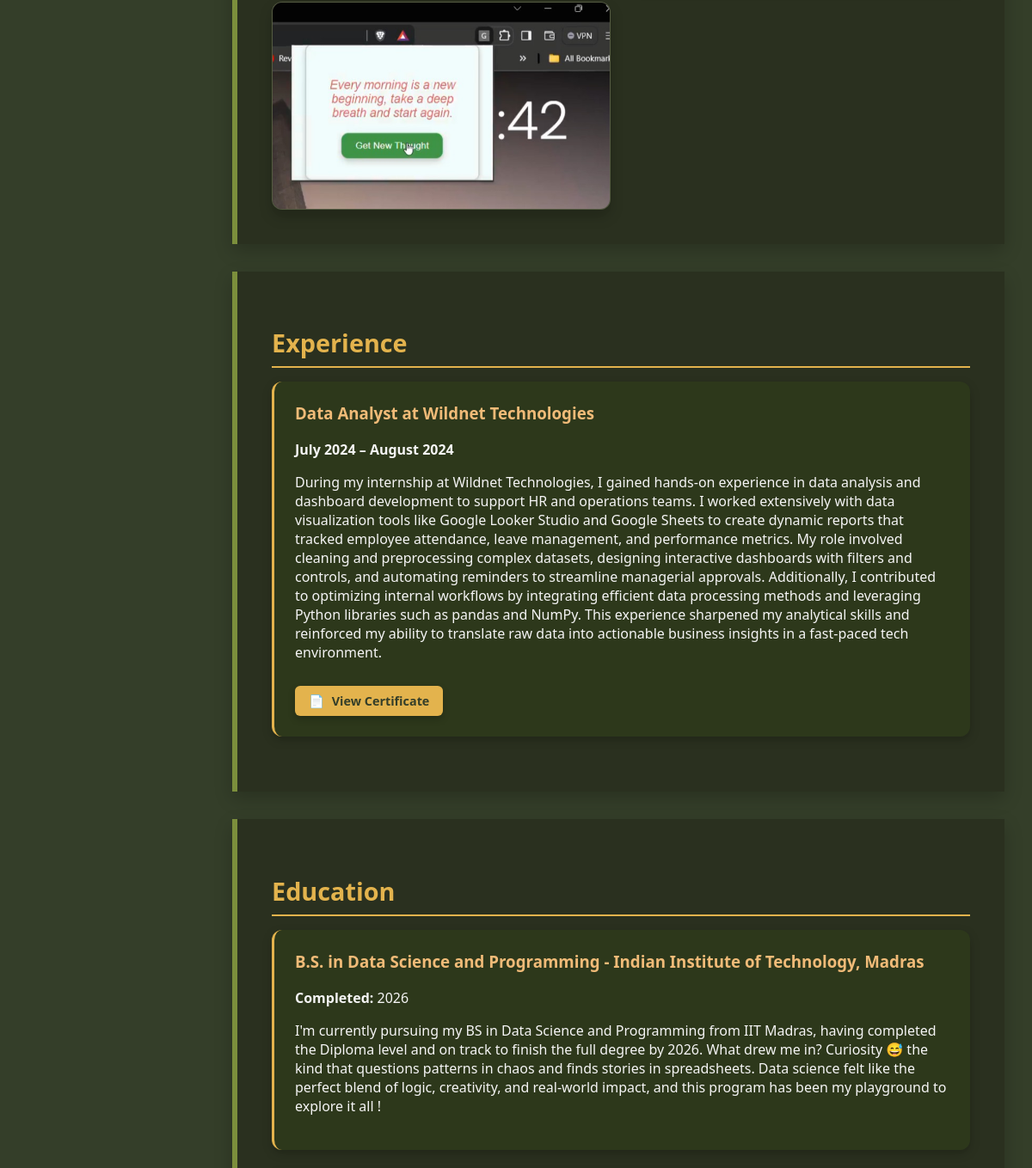
Before: /?skill=1 (middle part) with the older database file.
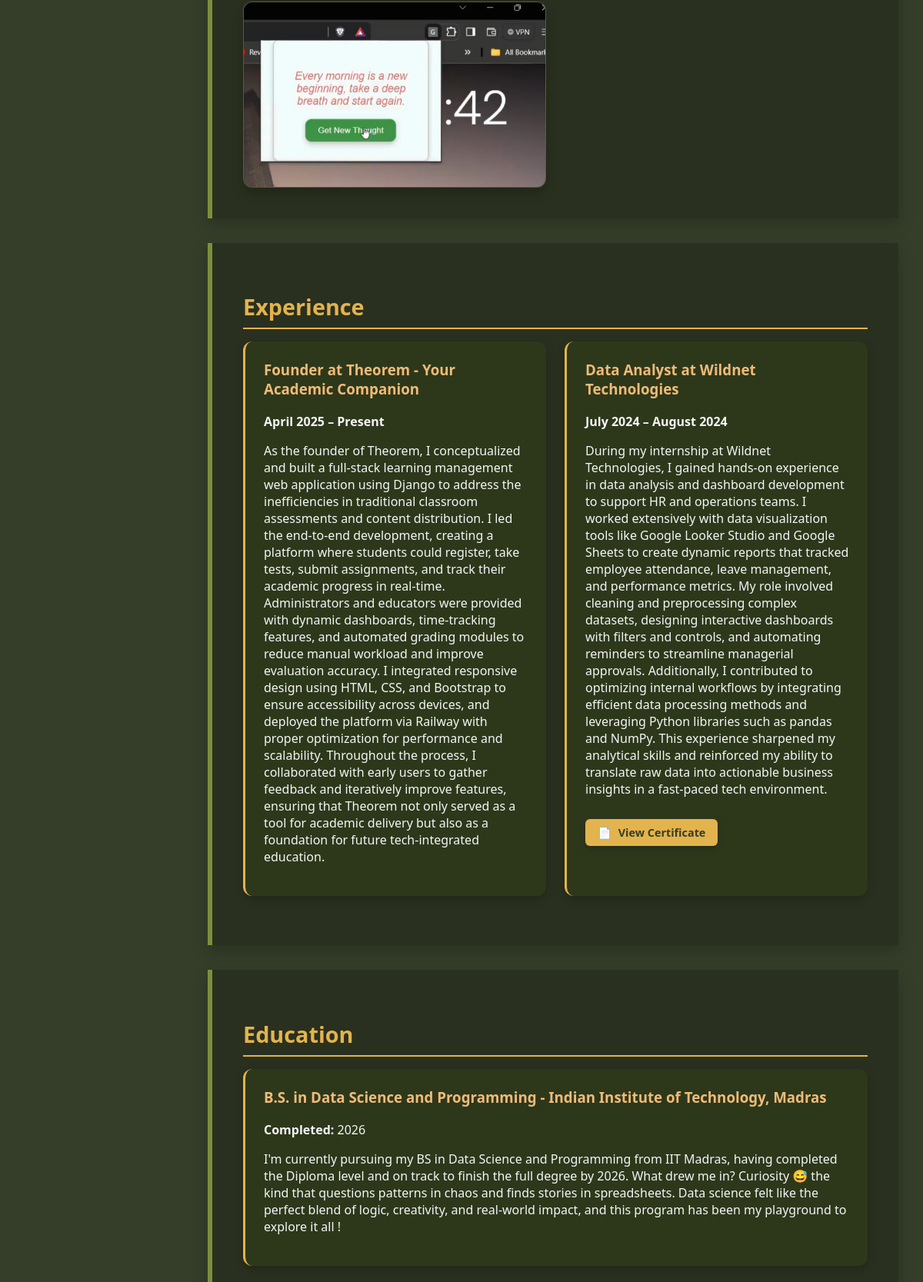
After: the same page with the newer database file.
### portfolio/models.py (models this page shows, shortened)
class Project(models.Model):
    title = models.CharField(max_length=200)
    description = models.TextField()
    image = models.ImageField(upload_to='projects/')
    skills = models.ManyToManyField(Skill)
    github_url = models.URLField(blank=True, null=True)
    live_url = models.URLField(blank=True, null=True)
    date = models.DateField()
    featured = models.BooleanField(default=False)

class Experience(models.Model):
    position = models.CharField(max_length=200)
    company = models.CharField(max_length=200)
    description = models.TextField()
    start_date = models.DateField()
    end_date = models.DateField(null=True, blank=True)
    current = models.TextField()

class Education(models.Model):
    degree = models.CharField(max_length=200)
    institution = models.CharField(max_length=200)
    year_completed = models.DateField()
    description = models.TextField()

### portfolio/views.py (the view)
# urls.py: path("", views.index, name="index"),
def index(request):
    selected_skill = request.GET.get("skill")          # <-- NEW
    projects = (Project.objects.filter(skills__id=selected_skill).order_by('-date')
            if selected_skill else Project.objects.all().order_by('-date'))
    experience_links={
        "Data Analyst at Wildnet Technologies":"https://drive.google.com/file/d/1p1DBtZkCEz5YFx1HrPEN6L2HcMRIMCaz/view?usp=sharing"
    }
    achievement_links = {
        "Letter of Recommendation from Wildnet":"https://drive.google.com/file/d/1OZCWlx-GGMrC5DQxlsK3BHHevBhlBki3/view?usp=sharing",
        "Cyber Security A.P.":"https://www.linkedin.com/posts/arnav-mehta-1b5b93226_learning-hacking-cybersecurity-activity-7015959581289779200-L2vn?utm_source=social_share_send&utm_medium=member_desktop_web&rcm=ACoAADjFklkB5EctP2DgK_ePgTXUJZHAJlhUtYQ",
        "Career Essentials in Data Analysis by Microsoft":"https://www.linkedin.com/posts/arnav-mehta-1b5b93226_certificate-of-completion-activity-7199088385863426050-Kb9V?utm_source=social_share_send&utm_medium=member_desktop_web&rcm=ACoAADjFklkB5EctP2DgK_ePgTXUJZHAJlhUtYQ",
        "JKSD 30 hour Training":"https://www.linkedin.com/posts/arnav-mehta-1b5b93226_hello-connections-i-am-thrilled-to-announce-activity-7200819136262725632-8_mF?utm_source=social_share_send&utm_medium=member_desktop_web&rcm=ACoAADjFklkB5EctP2DgK_ePgTXUJZHAJlhUtYQ",
        "Deep Learning Specialization":"https://coursera.org/share/77f5d34c727a165c17509ceb0e6b9073",
    }
    context = {
        "profile": Profile.objects.first(),
        "skills_by_category": _build_skill_dict(),     # pulled-out helper, see below
        "projects": projects,
        "experience": Experience.objects.all().order_by("-start_date"),
        "education": Education.objects.all().order_by("-year_completed"),
        "achievements": Achievement.objects.all(),
        "selected_skill": selected_skill,
        "experience_links": experience_links,
        "achievement_links": achievement_links
        }
    return render(request, "portfolio/index.html", context)

### portfolio/templatetags/custom_tags.py (called while the page is built)
@register.filter
def get_item(dictionary, key):
    return dictionary.get(key)

### portfolio/views.py (called while the page is built)
def _build_skill_dict():
    skills_by_category = {}
    for s in Skill.objects.all():
        skills_by_category.setdefault(s.category, []).append(s)
    return skills_by_category

### portfolio/templates/portfolio/index.html (shortened to what this page needs)
{% extends "portfolio/base.html" %}
{% load static %}
{% load custom_tags %}
{% block content %}
<section id="projects" class="section">
<div class="project-grid">
  {% for project in projects %}
    <div class="project-item">
      <img src="{{ project.image.url }}" alt="{{ project.title }}">
    </div>
  {% endfor %}
</div>
</section>
<section id="experience" class="section">
    <h2 class="section-title">Experience</h2>
    <div class="project-grid ">
    {% for exp in experience %}
    <div class="exp-item">
        <h3>{{ exp.position }} at {{ exp.company }}</h3>
        <p><strong>{{ exp.start_date|date:"F Y" }} –
            {% if exp.end_date %}{{ exp.end_date|date:"F Y" }}{% else %}Present{% endif %}</strong></p>
        <p>{{ exp.description }}</p>
        {% with full_key=exp.position|add:" at "|add:exp.company %}
  {% if experience_links|get_item:full_key %}
<a href="{{ experience_links|get_item:full_key }}" target="_blank" class="view-certificate-btn">
  View Certificate
</a>
  {% endif %}
{% endwith %}
    </div>
    {% endfor %}
    </div>
</section>
<section id="education" class="section">
    <h2 class="section-title">Education</h2>
    {% for edu in education %}
    <div class="edu-item">
        <h3>{{ edu.degree }} - {{ edu.institution }}</h3>
        <p><strong>Completed:</strong> {{ edu.year_completed|date:"Y" }}</p>
        <p>{{ edu.description }}</p>
    </div>
    {% endfor %}
</section>
{% endblock content %}

### portfolio/templates/portfolio/base.html (shortened to what this page needs)
{%load static%}
<!DOCTYPE html>
<html lang="en">
    <head>
        <link rel="stylesheet" href="{% static 'portfolio/css/style.css' %}">
        <link rel="stylesheet" href="https://cdnjs.cloudflare.com/ajax/libs/font-awesome/6.5.0/css/all.min.css">
    </head>
    <body>
        <div class = 'container'>
            <main class="content">
            {% block content %}{% endblock content %}
        </main>
        </div>
    </body>
</html>

### portfolio/static/portfolio/css/style.css (style rules this page uses)
:root { --dark-green: #4c5a34; --light-green: #7c8f3c; --deep-olive: #343e29; --accent-yellow: #e3b34d; --peach: #F0BB78; --shadow: rgba(0, 0, 0, 0.2); --text-light: #f5f5f5; }
body { margin: 0; font-family: 'Segoe UI', Tahoma, Geneva, Verdana, sans-serif; background-color: var(--deep-olive); color: var(--text-light); }
.container { display: flex; min-height: 100vh; }
.content { flex-grow: 1; padding: 2rem; }
.section { background-color: rgba(42, 47, 31, 0.9); border-left: 6px solid var(--light-green); padding: 2.5rem; margin-bottom: 2rem; border-radius: 0px; box-shadow: 0 8px 20px var(--shadow); backdrop-filter: blur(5px); }
.section-title { font-size: 1.8rem; border-bottom: 2px solid var(--accent-yellow); margin-bottom: 1rem; padding-bottom: 0.5rem; color: var(--accent-yellow); }
.project-grid { display: grid; grid-template-columns: repeat(auto-fit, minmax(280px, 1fr)); gap: 1.5rem; }
.project-item { position: relative; border-radius: 12px; overflow: hidden; box-shadow: 0 8px 16px var(--shadow); height: 240px; background-color: #444; transition: transform 0.3s ease; border: 1px solid rgba(124, 143, 60, 0.3); }
.project-item img { width: 100%; height: 100%; object-fit: cover; display: block; }
.exp-item, .edu-item, .ach-item { margin-bottom: 1.5rem; padding: 1.5rem; background-color: rgba(47, 61, 27, 0.7); border-radius: 12px; box-shadow: 0 4px 12px var(--shadow); color: var(--text-light); border-left: 3px solid var(--accent-yellow); }
.exp-item h3, .edu-item h3, .ach-item h3 { margin-top: 0; color: var(--peach); }
.view-certificate-btn { display: inline-block; background-color: var(--accent-yellow); color: var(--deep-olive); padding: 8px 16px; border-radius: 6px; text-decoration: none; font-size: 0.9rem; transition: all 0.3s ease; margin-top: 12px; font-weight: bold; border: none; cursor: pointer; box-shadow: 0 4px 8px var(--shadow); }
.view-certificate-btn::before { content: "📄 "; margin-right: 5px; }
.exp-item { position: relative; transition: transform 0.3s ease; }
.section-title { animation: fadeInUp 0.5s ease; }

Changed rows visible on the page:
added Experience: position "Founder", company "Theorem - Your Academic Companion", start_date "April 2025", shows "Present", description "As the founder of Theorem, I conceptualized and built a full-stack learning management web application using Django to address the inefficiencies in traditional classroom assessments and content distribution. I led the end-to-end development, creating a platform where students could register, take tests, submit assignments, and track their academic progress in real-time. Administrators and educators were provided with dynamic dashboards, time-tracking features, and automated grading modules to reduce manual workload and improve evaluation accuracy. I integrated responsive design using HTML, CSS, and Bootstrap to ensure accessibility across devices, and deployed the platform via Railway with…"
